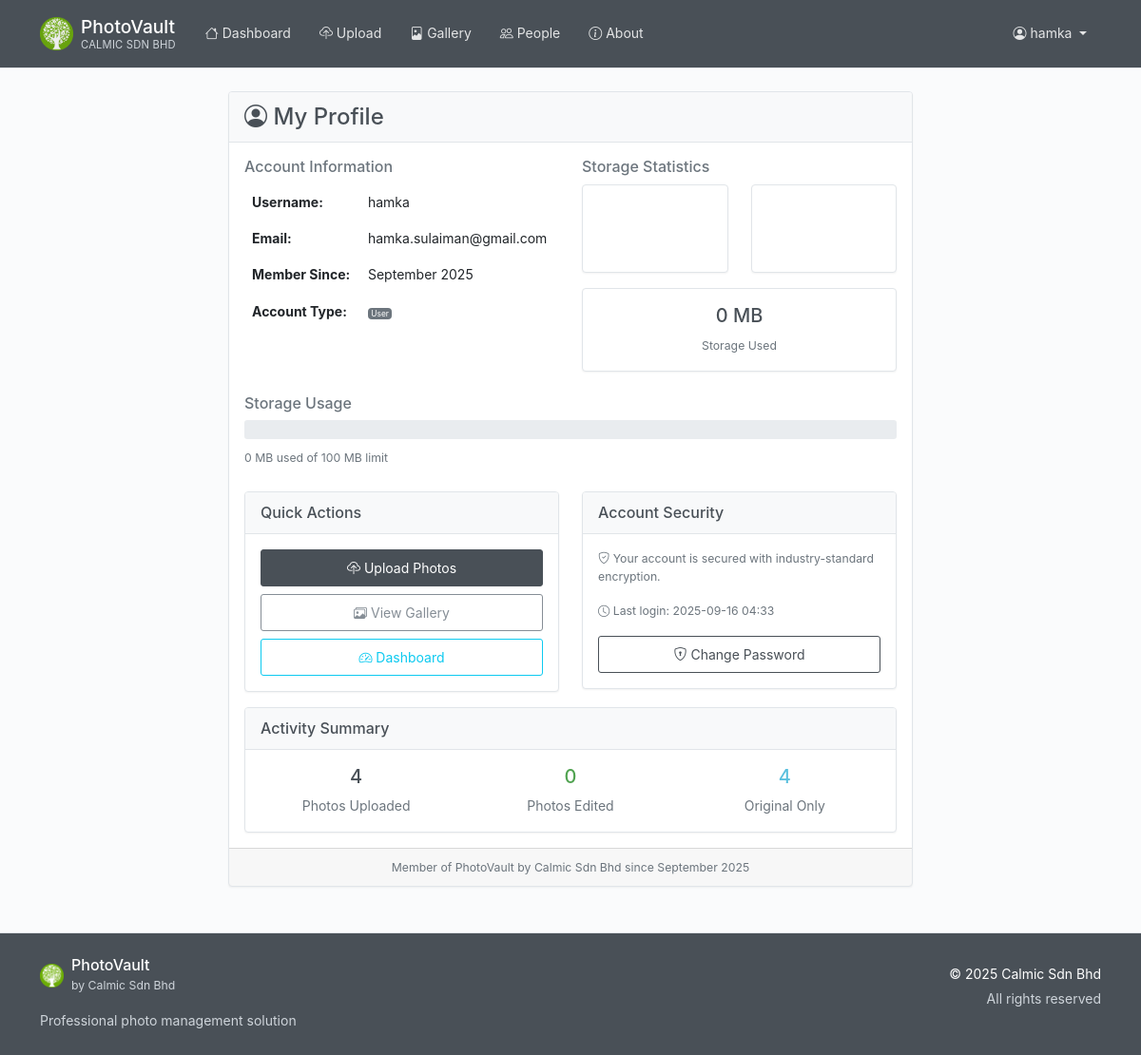
The app's page /profile (signed in) with its own data.
### photovault/models/__init__.py (models this page shows, shortened)
class User(UserMixin, db.Model):
    id = db.Column(db.Integer, primary_key=True)
    username = db.Column(db.String(80), unique=True, nullable=False)
    email = db.Column(db.String(120), unique=True, nullable=False)
    password_hash = db.Column(db.String(255), nullable=False)
    created_at = db.Column(db.DateTime, default=datetime.utcnow)
    is_active = db.Column(db.Boolean, default=True)
    is_admin = db.Column(db.Boolean, default=False, nullable=False)
    is_superuser = db.Column(db.Boolean, default=False, nullable=False)
    photos = db.relationship('Photo', backref='user', lazy=True, cascade='all, delete-orphan')
    albums = db.relationship('Album', backref='user', lazy=True, cascade='all, delete-orphan')
    people = db.relationship('Person', backref='user', lazy=True, cascade='all, delete-orphan')

### photovault/routes/main.py (the view)
@main_bp.route('/profile')
@login_required
def profile():
    stats = {
        'total_photos': 0,
        'edited_photos': 0,
        'total_size': 0,
        'member_since': 'Unknown'
    }
    try:
        from photovault.models import Photo
        from datetime import datetime
        user_photos = Photo.query.filter_by(user_id=current_user.id).all()
        total_photos = len(user_photos)
        edited_photos = sum(1 for photo in user_photos if photo.edited_filename and photo.edited_filename.strip())
        total_size = sum(photo.file_size or 0 for photo in user_photos)
        if current_user.created_at:
            member_since = current_user.created_at.strftime('%B %Y')
        else:
            member_since = 'Unknown'
        stats = {
            'total_photos': total_photos,
            'edited_photos': edited_photos,
            'total_size': total_size,
            'member_since': member_since
        }
    except Exception as e:
        print(f"Profile error: {str(e)}")
    return render_template('profile.html', user=current_user, stats=stats)

### photovault/templates/profile.html (shortened to what this page needs)
{% extends "base.html" %}
{% block content %}
<div class="container">
    <div class="row">
        <div class="col-lg-8 mx-auto">
            <div class="card">
                <div class="card-header">
                    <h4 class="mb-0">
                        <i class="bi bi-person-circle"></i> My Profile
                    </h4>
                </div>
                <div class="card-body">
                    <div class="row mb-4">
                        <div class="col-md-6">
                            <h6 class="text-muted">Account Information</h6>
                            <table class="table table-borderless">
                                <tr>
                                    <td><strong>Username:</strong></td>
                                    <td>{{ current_user.username }}</td>
                                </tr>
                                <tr>
                                    <td><strong>Email:</strong></td>
                                    <td>{{ current_user.email }}</td>
                                </tr>
                                <tr>
                                    <td><strong>Member Since:</strong></td>
                                    <td>{{ stats.member_since }}</td>
                                </tr>
                                <tr>
                                    <td><strong>Account Type:</strong></td>
                                    <td>
                                        {% if current_user.is_superuser %}
                                            <span class="badge bg-danger">Superuser</span>
                                        {% elif current_user.is_admin %}
                                            <span class="badge bg-warning">Administrator</span>
                                        {% else %}
                                            <span class="badge bg-secondary">User</span>
                                        {% endif %}
                                    </td>
                                </tr>
                            </table>
                        </div>
                        <div class="col-md-6">
                            <h6 class="text-muted">Storage Statistics</h6>
                            <div class="row text-center">
                                <div class="col-6 mb-3">
                                    <div class="card bg-primary text-white">
                                        <div class="card-body py-3">
                                            <h4>{{ stats.total_photos }}</h4>
                                            <small>Total Photos</small>
                                        </div>
                                    </div>
                                </div>
                                <div class="col-6 mb-3">
                                    <div class="card bg-success text-white">
                                        <div class="card-body py-3">
                                            <h4>{{ stats.edited_photos }}</h4>
                                            <small>Edited Photos</small>
                                        </div>
                                    </div>
                                </div>
                            </div>
                            <div class="card bg-light">
                                <div class="card-body text-center py-3">
                                    <h5>{{ stats.total_size // (1024 * 1024) }} MB</h5>
                                    <small class="text-muted">Storage Used</small>
                                </div>
                            </div>
                        </div>
                    </div>
                    {% if stats.total_size > 0 %}
                    <div class="mb-4">
                        <h6 class="text-muted">Storage Usage</h6>
                        {% set storage_mb = stats.total_size // (1024 * 1024) %}
                        {% set usage_percent = (storage_mb / 100 * 100) | round(1) %}
                        <div class="progress mb-2" style="height: 20px;">
                        </div>
                        <small class="text-muted">
                            {{ storage_mb }} MB used of 100 MB limit
                        </small>
                    </div>
                    {% endif %}
                    <div class="row">
                        <div class="col-md-6 mb-3">
                            <div class="card">
                                <div class="card-header">
                                    <h6 class="mb-0">Quick Actions</h6>
                                </div>
                                <div class="card-body">
                                    <div class="d-grid gap-2">
                                        <a href="{{ url_for('main.upload') }}" class="btn btn-primary">
                                            <i class="bi bi-cloud-upload"></i> Upload Photos
                                        </a>
                                        <a href="{{ url_for('main.gallery') }}" class="btn btn-outline-secondary">
                                            <i class="bi bi-images"></i> View Gallery
                                        </a>
                                        <a href="{{ url_for('main.dashboard') }}" class="btn btn-outline-info">
                                            <i class="bi bi-speedometer2"></i> Dashboard
                                        </a>
                                    </div>
                                </div>
                            </div>
                        </div>
                        <div class="col-md-6 mb-3">
                            <div class="card">
                                <div class="card-header">
                                    <h6 class="mb-0">Account Security</h6>
                                </div>
                                <div class="card-body">
                                    <p class="text-muted small">
                                        <i class="bi bi-shield-check"></i>
                                        Your account is secured with industry-standard encryption.
                                    </p>
                                    <p class="text-muted small">
                                        <i class="bi bi-clock"></i>
                                        Last login: {{ current_user.created_at.strftime('%Y-%m-%d %H:%M') }}
                                    </p>
                                    <div class="d-grid gap-2">
                                        <a href="{{ url_for('auth.change_password') }}" class="btn btn-outline-primary btn-sm">
                                            <i class="bi bi-shield-lock"></i> Change Password
                                        </a>
                                    </div>
                                </div>
                            </div>
                        </div>
                    </div>
                    <div class="card">
                        <div class="card-header">
                            <h6 class="mb-0">Activity Summary</h6>
                        </div>
                        <div class="card-body">
                            <div class="row text-center">
                                <div class="col-md-4">
                                    <h5 class="text-primary">{{ stats.total_photos }}</h5>
                                    <p class="text-muted mb-0">Photos Uploaded</p>
                                </div>
                                <div class="col-md-4">
                                    <h5 class="text-success">{{ stats.edited_photos }}</h5>
                                    <p class="text-muted mb-0">Photos Edited</p>
                                </div>
                                <div class="col-md-4">
                                    <h5 class="text-info">{{ stats.total_photos - stats.edited_photos }}</h5>
                                    <p class="text-muted mb-0">Original Only</p>
                                </div>
                            </div>
                        </div>
                    </div>
                </div>
                <div class="card-footer text-center">
                    <small class="text-muted">
                        Member of PhotoVault by Calmic Sdn Bhd since {{ stats.member_since }}
                    </small>
                </div>
            </div>
        </div>
    </div>
</div>
{% endblock %}

### photovault/templates/base.html (shortened to what this page needs)
<!DOCTYPE html>
<html lang="en">
<head>
    <link href="https://cdn.jsdelivr.net/npm/bootstrap@5.1.3/dist/css/bootstrap.min.css" rel="stylesheet"
>
    <link rel="stylesheet" href="https://cdn.jsdelivr.net/npm/bootstrap-icons@1.11.3/font/bootstrap-icons.css">
    <link rel="stylesheet" href="{{ url_for('static', filename='css/style.css') }}">
</head>
<body>
    <nav class="navbar navbar-expand-lg navbar-dark" role="navigation" aria-label="Main navigation">
        <div class="container">
            <a class="navbar-brand d-flex align-items-center" href="{{ url_for('main.index') }}" aria-label="PhotoVault Home">
                <div class="logo-container me-2 d-flex align-items-center">
                    <img src="{{ url_for('static', filename='img/calmic-logo.png') }}"
                         alt="Calmic Logo"
                         height="35"
                         class="logo-img"
                         onload="this.parentNode.querySelector('.logo-fallback').style.display='none';"
                         onerror="this.style.display='none'; this.parentNode.querySelector('.logo-fallback').style.display='flex';">
                </div>
                <div class="brand-text">
                    <div class="brand-name">{{ app_title if app_title else 'PhotoVault' }}</div>
                    <div class="company-name">{{ company_info.name if company_info else 'Calmic Sdn Bhd' }}</div>
                </div>
            </a>
            <div class="collapse navbar-collapse" id="navbarNav">
                {% if current_user.is_authenticated %}
                <div class="navbar-nav me-auto">
                    <a class="nav-link {{ 'active' if request.endpoint == 'main.dashboard' }}"
                       href="{{ url_for('main.dashboard') }}" aria-current="{% if request.endpoint == 'main.dashboard' %}page{% endif %}">
                        <i class="bi bi-house" aria-hidden="true"></i> Dashboard
                    </a>
                    <a class="nav-link {{ 'active' if request.endpoint == 'photo.upload_photo' }}"
                       href="/upload" aria-current="{% if request.endpoint == 'photo.upload_photo' %}page{% endif %}">
                        <i class="bi bi-cloud-upload" aria-hidden="true"></i> Upload
                    </a>
                    <a class="nav-link"
                       href="/gallery" aria-current="page">
                        <i class="bi bi-file-image" aria-hidden="true"></i> Gallery
                    </a>
                    <a class="nav-link {{ 'active' if request.endpoint == 'main.people' }}"
                       href="{{ url_for('main.people') }}" aria-current="{% if request.endpoint == 'main.people' %}page{% endif %}">
                        <i class="bi bi-people" aria-hidden="true"></i> People
                    </a>
                    <a class="nav-link {{ 'active' if request.endpoint == 'main.about' }}"
                       href="{{ url_for('main.about') }}" aria-current="{% if request.endpoint == 'main.about' %}page{% endif %}">
                        <i class="bi bi-info-circle" aria-hidden="true"></i> About
                    </a>
                </div>
                <div class="navbar-nav ms-auto">
                    <div class="nav-item dropdown">
                        <a class="nav-link dropdown-toggle" href="#" id="userDropdown" role="button"
                           data-bs-toggle="dropdown" aria-expanded="false" aria-label="User menu for {{ current_user.username }}">
                            <i class="bi bi-person-circle" aria-hidden="true"></i>
                            <span class="d-none d-sm-inline">{{ current_user.username }}</span>
                        </a>
                    </div>
                </div>
                {% endif %}
            </div>
        </div>
    </nav>
    <main class="container my-4" id="main-content" role="main">
        {% block content %}{% endblock %}
    </main>
    <footer class="py-4 mt-5" role="contentinfo">
        <div class="container">
            <div class="row">
                <div class="col-md-6 mb-3 mb-md-0">
                    <div class="d-flex align-items-center mb-3">
                        <div class="footer-logo-container me-2 d-flex align-items-center">
                            <img src="{{ url_for('static', filename='img/calmic-logo.png') }}"
                                 alt="Calmic Logo"
                                 height="25"
                                 class="footer-logo-img"
                                 onload="this.parentNode.querySelector('.footer-logo-fallback').style.display='none';"
                                 onerror="this.style.display='none'; this.parentNode.querySelector('.footer-logo-fallback').style.display='flex';">
                        </div>
                        <div>
                            <h6 class="mb-0">{{ app_title if app_title else 'PhotoVault' }}</h6>
                            <small class="text-muted">by {{ company_info.name if company_info else 'Calmic Sdn Bhd' }}</small>
                        </div>
                    </div>
                    <p class="text-muted mb-0">Professional photo management solution</p>
                </div>
                <div class="col-md-6 text-md-end">
                    <p class="mb-1">{{ company_copyright if company_copyright else '© 2025 Calmic Sdn Bhd' }}</p>
                    <p class="text-muted mb-0">All rights reserved</p>
                </div>
            </div>
        </div>
    </footer>
</body>
</html>

### records on screen
User: username "hamka", email "hamka.sulaiman@gmail.com", created_at "2025-09-16 04:33"

### other values on screen
{{ app_title if app_title else 'PhotoVault' }} "PhotoVault"
{{ company_info.name if company_info else 'Calmic Sdn Bhd' }} "CALMIC SDN BHD"
{{ stats.member_since }} "September 2025"
{{ stats.total_size // (1024 * 1024) }} "0"
{{ storage_mb }} "0"
{{ stats.total_photos }} "4"
{{ stats.edited_photos }} "0"
{{ stats.total_photos - stats.edited_photos }} "4"
{{ company_info.name if company_info else 'Calmic Sdn Bhd' }} "Calmic Sdn Bhd"
{{ company_copyright if company_copyright else '© 2025 Calmic Sdn Bhd' }} "© 2025 Calmic Sdn Bhd"
